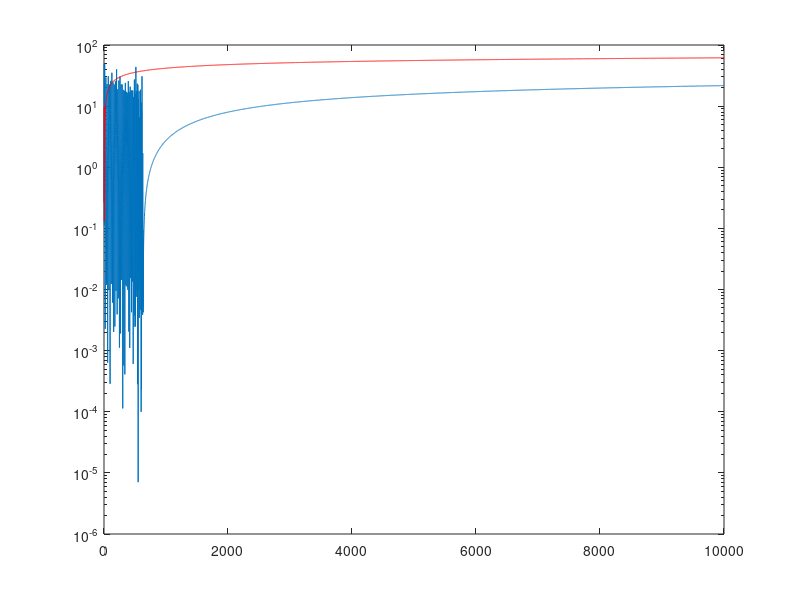
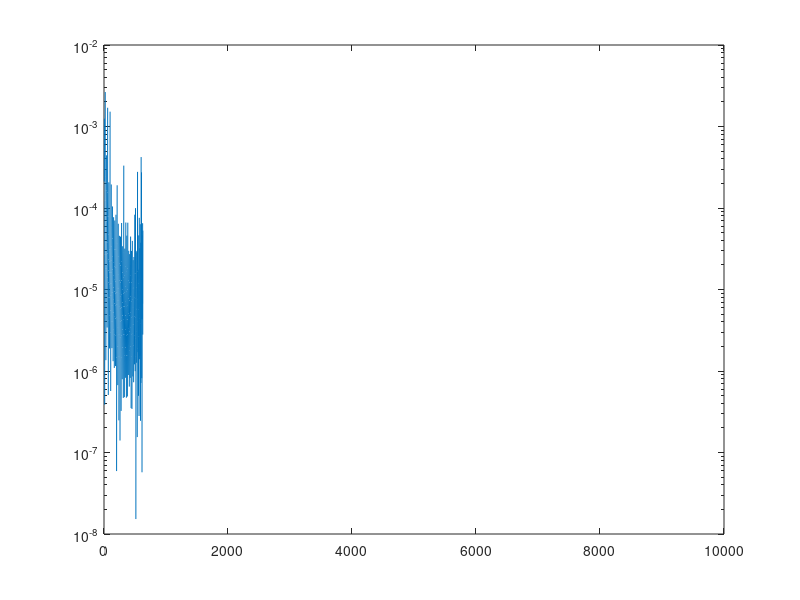
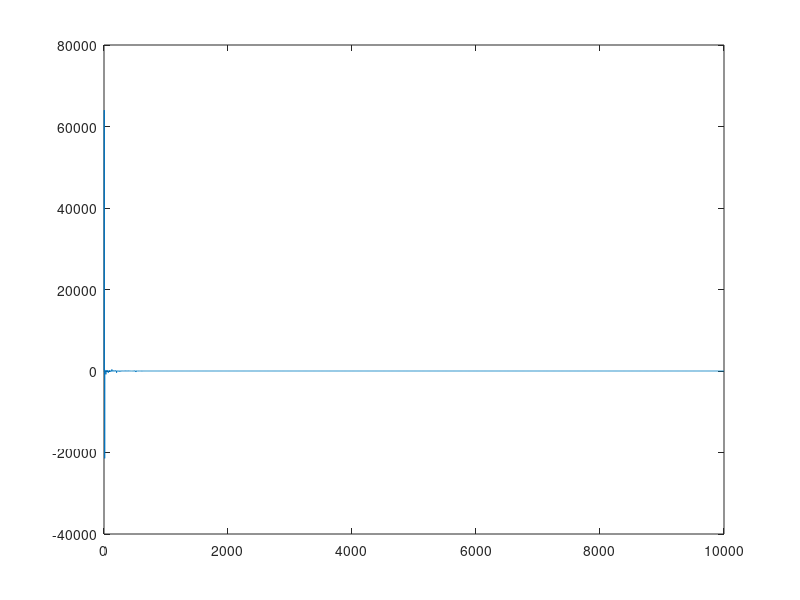

The MATLAB script that drew these images, in order:
function Springs1
  %k = 10^5*(1-0.001*i);
  k = 10^5*1;
  m = 2;
  m0 = 1;
  m1 = 1;
  G = 10;
  omega0 = sqrt(2*G/m1);
  n = 100;
  u = 1.0e-4;
  f_inp = 1;
  omega = 1:1:10000

  for ii=1:length(omega)
    m = m0 + m1*omega0^2/(omega0^2-omega(ii)^2);
    [TL(ii), u_sol(ii), m_u(ii)] = calcTL(k, m, n, omega(ii), u, f_inp);
    [TL_mass(ii)] = calcMassTL(m, n, omega(ii));
  end 
  figure
  semilogy(omega, TL); hold on;
  semilogy(omega, TL_mass, 'r-');
  figure
  semilogy(omega, u_sol);
  figure
  plot(omega, m_u);
  %plot(omega, log(abs(m_u)));

function [R_tl, u_sol, m_u] = calcTL(k, m, n, omega, u, f_inp)

  alpha = 2*k - m*omega^2;

  K = zeros(n,n);
  K(1,1) = alpha;
  K(1,2) = -k;
  for ii=2:n-1
    K(ii,ii-1) = -k;
    K(ii,ii) = alpha;
    K(ii,ii+1) = -k;
  end
  K(n,n-1) = -k;
  K(n,n) = alpha;
  
  K;
  Kinv = inv(K);
  f = zeros(n,1);
  f(1) = k*u;
  f(n) = k*u;
  
  uvec = Kinv*f;
  
  m_u = m*sum(uvec)/u + 1;
  
  u_sol = -f_inp/(m_u*omega^2);
  
  v_sol = -i*omega*u_sol;
  
  z = f_inp/v_sol;
  
  rho = 1.2;
  c = 344;
  R_tl = 20*log10(abs(1 + 0.5*z/(rho*c)));
  
function [R_mass] = calcMassTL(m, n, omega)

  mass = n*m + 1;
  z = i*omega*mass;

  rho = 1.2;
  c = 344;
  R_mass = 20*log10(abs(1 + 0.5*z/(rho*c)));
